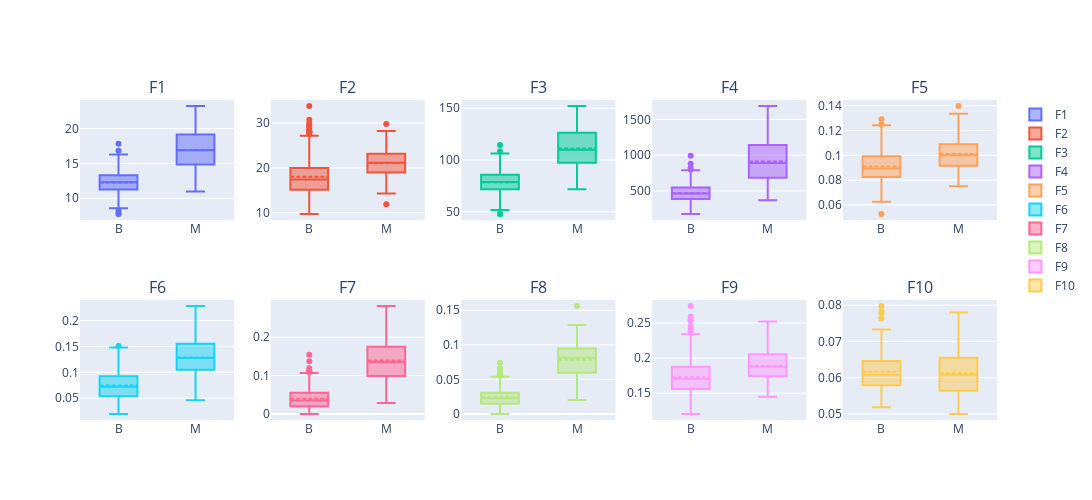

The notebook cell this image was saved under:
### Code cell
eda.box_subplots(train_df, features=list(sample_df.columns), stratify_var="Diagnosis", columns=5, width=250, height=250, stratify=True)

### Figure 1 — Plotly figure (JSON) as saved in the notebook; plotly's stock layout.template omitted (floating-point values rounded to 4 significant figures; data arrays with more than 128 entries replaced by an {"elided": "..."} marker saying what was removed)
{"data": [{"boxmean": true, "name": "F1", "type": "box", "x": {"elided": "408 str values"}, "xaxis": "x", "y": {"elided": "408 float values"}, "yaxis": "y"}, {"boxmean": true, "name": "F2", "type": "box", "x": {"elided": "408 str values"}, "xaxis": "x2", "y": {"elided": "408 float values"}, "yaxis": "y2"}, {"boxmean": true, "name": "F3", "type": "box", "x": {"elided": "408 str values"}, "xaxis": "x3", "y": {"elided": "408 float values"}, "yaxis": "y3"}, {"boxmean": true, "name": "F4", "type": "box", "x": {"elided": "408 str values"}, "xaxis": "x4", "y": {"elided": "408 float values"}, "yaxis": "y4"}, {"boxmean": true, "name": "F5", "type": "box", "x": {"elided": "408 str values"}, "xaxis": "x5", "y": {"elided": "408 float values"}, "yaxis": "y5"}, {"boxmean": true, "name": "F6", "type": "box", "x": {"elided": "408 str values"}, "xaxis": "x6", "y": {"elided": "408 float values"}, "yaxis": "y6"}, {"boxmean": true, "name": "F7", "type": "box", "x": {"elided": "408 str values"}, "xaxis": "x7", "y": {"elided": "408 float values"}, "yaxis": "y7"}, {"boxmean": true, "name": "F8", "type": "box", "x": {"elided": "408 str values"}, "xaxis": "x8", "y": {"elided": "408 float values"}, "yaxis": "y8"}, {"boxmean": true, "name": "F9", "type": "box", "x": {"elided": "408 str values"}, "xaxis": "x9", "y": {"elided": "408 float values"}, "yaxis": "y9"}, {"boxmean": true, "name": "F10", "type": "box", "x": {"elided": "408 str values"}, "xaxis": "x10", "y": {"elided": "408 float values"}, "yaxis": "y10"}], "layout": {"annotations": [{"font": {"size": 16}, "showarrow": false, "text": "F1", "x": 0.084, "xanchor": "center", "xref": "paper", "y": 1, "yanchor": "bottom", "yref": "paper"}, {"font": {"size": 16}, "showarrow": false, "text": "F2", "x": 0.292, "xanchor": "center", "xref": "paper", "y": 1, "yanchor": "bottom", "yref": "paper"}, {"font": {"size": 16}, "showarrow": false, "text": "F3", "x": 0.5, "xanchor": "center", "xref": "paper", "y": 1, "yanchor": "bottom", "yref": "paper"}, {"font": {"size": 16}, "showarrow": false, "text": "F4", "x": 0.708, "xanchor": "center", "xref": "paper", "y": 1, "yanchor": "bottom", "yref": "paper"}, {"font": {"size": 16}, "showarrow": false, "text": "F5", "x": 0.916, "xanchor": "center", "xref": "paper", "y": 1, "yanchor": "bottom", "yref": "paper"}, {"font": {"size": 16}, "showarrow": false, "text": "F6", "x": 0.084, "xanchor": "center", "xref": "paper", "y": 0.375, "yanchor": "bottom", "yref": "paper"}, {"font": {"size": 16}, "showarrow": false, "text": "F7", "x": 0.292, "xanchor": "center", "xref": "paper", "y": 0.375, "yanchor": "bottom", "yref": "paper"}, {"font": {"size": 16}, "showarrow": false, "text": "F8", "x": 0.5, "xanchor": "center", "xref": "paper", "y": 0.375, "yanchor": "bottom", "yref": "paper"}, {"font": {"size": 16}, "showarrow": false, "text": "F9", "x": 0.708, "xanchor": "center", "xref": "paper", "y": 0.375, "yanchor": "bottom", "yref": "paper"}, {"font": {"size": 16}, "showarrow": false, "text": "F10", "x": 0.916, "xanchor": "center", "xref": "paper", "y": 0.375, "yanchor": "bottom", "yref": "paper"}], "height": 500, "showlegend": true, "width": 1250, "xaxis": {"anchor": "y", "domain": [0, 0.168]}, "xaxis10": {"anchor": "y10", "domain": [0.832, 1]}, "xaxis2": {"anchor": "y2", "domain": [0.208, 0.376]}, "xaxis3": {"anchor": "y3", "domain": [0.416, 0.584]}, "xaxis4": {"anchor": "y4", "domain": [0.624, 0.792]}, "xaxis5": {"anchor": "y5", "domain": [0.832, 1]}, "xaxis6": {"anchor": "y6", "domain": [0, 0.168]}, "xaxis7": {"anchor": "y7", "domain": [0.208, 0.376]}, "xaxis8": {"anchor": "y8", "domain": [0.416, 0.584]}, "xaxis9": {"anchor": "y9", "domain": [0.624, 0.792]}, "yaxis": {"anchor": "x", "domain": [0.625, 1]}, "yaxis10": {"anchor": "x10", "domain": [0, 0.375]}, "yaxis2": {"anchor": "x2", "domain": [0.625, 1]}, "yaxis3": {"anchor": "x3", "domain": [0.625, 1]}, "yaxis4": {"anchor": "x4", "domain": [0.625, 1]}, "yaxis5": {"anchor": "x5", "domain": [0.625, 1]}, "yaxis6": {"anchor": "x6", "domain": [0, 0.375]}, "yaxis7": {"anchor": "x7", "domain": [0, 0.375]}, "yaxis8": {"anchor": "x8", "domain": [0, 0.375]}, "yaxis9": {"anchor": "x9", "domain": [0, 0.375]}}}
